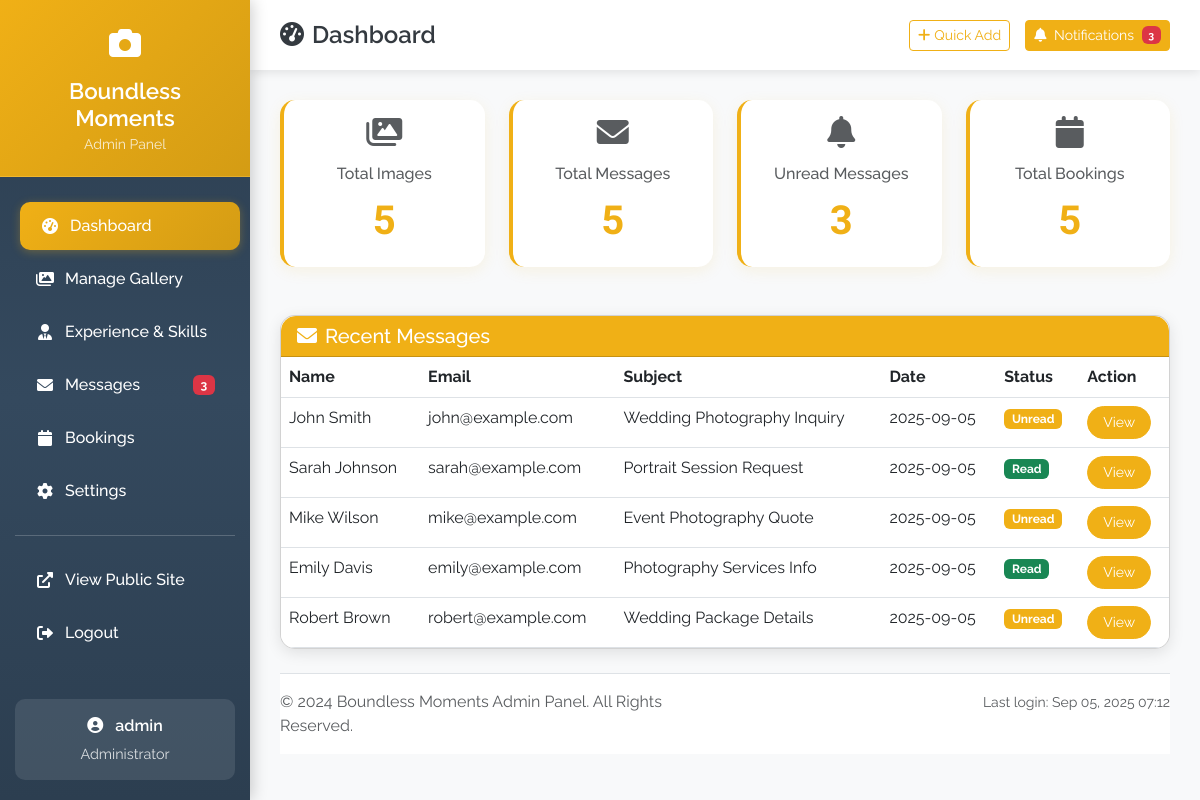
Page /admin/dashboard.php (signed in) on the committed database.
### tables this page shows
CREATE TABLE contact_messages (
    message_id INT PRIMARY KEY AUTO_INCREMENT,
    sender_name VARCHAR(100) NOT NULL,
    sender_email VARCHAR(100) NOT NULL,
    sender_phone VARCHAR(20),
    subject VARCHAR(200),
    message_content TEXT NOT NULL,
    submission_date TIMESTAMP DEFAULT CURRENT_TIMESTAMP,
    is_read BOOLEAN DEFAULT FALSE,
    replied_date DATETIME
);

### admin/dashboard.php (the view, shortened to what this page needs)
<?php
require_once '../includes/db_connect.php';
$total_images = $conn->query("SELECT COUNT(*) as count FROM gallery_images")->fetch_assoc()['count'];
$total_messages = $conn->query("SELECT COUNT(*) as count FROM contact_messages")->fetch_assoc()['count'];
$unread_messages = $conn->query("SELECT COUNT(*) as count FROM contact_messages WHERE is_read = FALSE")->fetch_assoc()['count'];
$total_bookings = $conn->query("SELECT COUNT(*) as count FROM bookings")->fetch_assoc()['count'];
$recent_messages = $conn->query("SELECT * FROM contact_messages ORDER BY submission_date DESC LIMIT 5");
?>
<!DOCTYPE html>
<html lang="en">
<head>
    <link href="https://cdn.jsdelivr.net/npm/bootstrap@5.3.0/dist/css/bootstrap.min.css" rel="stylesheet">
    <link rel="stylesheet" href="https://cdnjs.cloudflare.com/ajax/libs/font-awesome/6.0.0/css/all.min.css">
</head>
<body>
    <div class="sidebar">
        <div class="sidebar-header">
            <div class="logo-icon">
                <i class="fas fa-camera"></i>
            </div>
            <h3>Boundless Moments</h3>
            <small style="color: rgba(255,255,255,0.8);">Admin Panel</small>
        </div>
        <div class="sidebar-menu">
            <ul>
                <li>
                    <a href="dashboard.php" class="active">
                        <i class="fas fa-tachometer-alt"></i>
                        Dashboard
                    </a>
                </li>
                <li>
                    <a href="manage-gallery.php">
                        <i class="fas fa-images"></i>
                        Manage Gallery
                    </a>
                </li>
                <li>
                    <a href="manage-experience.php">
                        <i class="fas fa-user-tie"></i>
                        Experience & Skills
                    </a>
                </li>
                <li>
                    <a href="messages.php">
                        <i class="fas fa-envelope"></i>
                        Messages
                        <?php if($unread_messages > 0): ?>
                        <span class="badge bg-danger ms-auto"><?php echo $unread_messages; ?></span>
                        <?php endif; ?>
                    </a>
                </li>
                <li>
                    <a href="bookings.php">
                        <i class="fas fa-calendar"></i>
                        Bookings
                    </a>
                </li>
                <li>
                    <a href="settings.php">
                        <i class="fas fa-cog"></i>
                        Settings
                    </a>
                </li>
                <li style="margin-top: 20px; border-top: 1px solid rgba(255,255,255,0.2); padding-top: 20px;">
                    <a href="../index.php">
                        <i class="fas fa-external-link-alt"></i>
                        View Public Site
                    </a>
                </li>
                <li>
                    <a href="../logout.php">
                        <i class="fas fa-sign-out-alt"></i>
                        Logout
                    </a>
                </li>
            </ul>
        </div>
        <div class="sidebar-footer">
            <div class="user-info">
                <div class="user-name">
                    <i class="fas fa-user-circle me-2"></i>
                    <?php echo htmlspecialchars($_SESSION['username']); ?>
                </div>
                <div class="user-role">Administrator</div>
            </div>
        </div>
    </div>
    <div class="top-header">
        <h1><i class="fas fa-tachometer-alt me-2"></i>Dashboard</h1>
        <div class="header-actions">
            <button class="btn btn-outline-primary btn-sm">
                <i class="fas fa-plus me-1"></i>Quick Add
            </button>
            <button class="btn btn-primary btn-sm" style="background-color: #f0b016; border-color: #f0b016;">
                <i class="fas fa-bell me-1"></i>
                Notifications
                <?php if($unread_messages > 0): ?>
                <span class="badge bg-danger ms-1"><?php echo $unread_messages; ?></span>
                <?php endif; ?>
            </button>
        </div>
    </div>
    <div class="main-content">
        <div class="row mb-4">
            <div class="col-lg-3 col-md-6 mb-4">
                <div class="card dashboard-card">
                    <div class="card-body text-center">
                        <i class="fas fa-images fa-2x text-muted mb-3"></i>
                        <h6 class="text-muted">Total Images</h6>
                        <div class="stat-number"><?php echo $total_images; ?></div>
                    </div>
                </div>
            </div>
            <div class="col-lg-3 col-md-6 mb-4">
                <div class="card dashboard-card">
                    <div class="card-body text-center">
                        <i class="fas fa-envelope fa-2x text-muted mb-3"></i>
                        <h6 class="text-muted">Total Messages</h6>
                        <div class="stat-number"><?php echo $total_messages; ?></div>
                    </div>
                </div>
            </div>
            <div class="col-lg-3 col-md-6 mb-4">
                <div class="card dashboard-card">
                    <div class="card-body text-center">
                        <i class="fas fa-bell fa-2x text-muted mb-3"></i>
                        <h6 class="text-muted">Unread Messages</h6>
                        <div class="stat-number"><?php echo $unread_messages; ?></div>
                    </div>
                </div>
            </div>
            <div class="col-lg-3 col-md-6 mb-4">
                <div class="card dashboard-card">
                    <div class="card-body text-center">
                        <i class="fas fa-calendar fa-2x text-muted mb-3"></i>
                        <h6 class="text-muted">Total Bookings</h6>
                        <div class="stat-number"><?php echo $total_bookings; ?></div>
                    </div>
                </div>
            </div>
        </div>
        <div class="card table-custom">
            <div class="card-header card-header-custom">
                <h5 class="mb-0"><i class="fas fa-envelope me-2"></i>Recent Messages</h5>
            </div>
            <div class="card-body p-0">
                <div class="table-responsive">
                    <table class="table table-hover mb-0">
                        <thead>
                            <tr>
                                <th>Name</th>
                                <th>Email</th>
                                <th>Subject</th>
                                <th>Date</th>
                                <th>Status</th>
                                <th>Action</th>
                            </tr>
                        </thead>
                        <tbody>
                            <?php
                            if ($recent_messages && $recent_messages->num_rows > 0) {
                                while($message = $recent_messages->fetch_assoc()) {
                                    ?>
                                    <tr>
                                        <td><?php echo htmlspecialchars($message['sender_name']); ?></td>
                                        <td><?php echo htmlspecialchars($message['sender_email']); ?></td>
                                        <td><?php echo htmlspecialchars($message['subject'] ?? 'No subject'); ?></td>
                                        <td><?php echo date('Y-m-d', strtotime($message['submission_date'])); ?></td>
                                        <td>
                                            <?php if ($message['is_read']): ?>
                                                <span class="badge bg-success">Read</span>
                                            <?php else: ?>
                                                <span class="badge badge-custom">Unread</span>
                                            <?php endif; ?>
                                        </td>
                                        <td>
                                            <a href="view-message.php?id=<?php echo $message['message_id']; ?>" class="btn btn-custom btn-sm">View</a>
                                        </td>
                                    </tr>
                                    <?php
                                }
                            } else {
                                echo '<tr><td colspan="6" class="text-center py-4">No messages yet</td></tr>';
                            }
                            ?>
                        </tbody>
                    </table>
                </div>
            </div>
        </div>
        <footer class="mt-4 py-3" style="background-color: white; border-top: 1px solid #dee2e6;">
            <div class="row">
                <div class="col-md-6">
                    <p class="mb-0 text-muted">&copy; 2024 Boundless Moments Admin Panel. All Rights Reserved.</p>
                </div>
                <div class="col-md-6 text-end">
                    <small class="text-muted">Last login: <?php echo date('M d, Y H:i'); ?></small>
                </div>
            </div>
        </footer>
    </div>
</body>
</html>

### admin/dashboard.php (style rules this page uses)
body { font-family: 'Raleway', sans-serif; background-color: #f8f9fa; }
.sidebar { position: fixed; top: 0; left: 0; height: 100vh; width: 250px; background: linear-gradient(180deg, #2c3e50 0%, #34495e 50%, #2c3e50 100%); box-shadow: 2px 0 15px rgba(0,0,0,0.2); z-index: 1000; transition: all 0.3s ease; }
.sidebar-header { padding: 20px; text-align: center; border-bottom: 1px solid rgba(255,255,255,0.1); background: linear-gradient(135deg, #f0b016 0%, #d49c14 100%); }
.sidebar-header h3 { color: white; font-weight: 600; margin: 0; font-size: 1.4rem; }
.sidebar-header .logo-icon { font-size: 2rem; color: white; margin-bottom: 10px; }
.sidebar-menu { padding: 20px 0; }
.sidebar-menu ul { list-style: none; padding: 0; margin: 0; }
.sidebar-menu li { margin: 5px 15px; }
.sidebar-menu a { display: flex; align-items: center; padding: 12px 20px; color: white; text-decoration: none; border-radius: 10px; transition: all 0.3s ease; font-weight: 500; }
.sidebar-menu a.active { background: linear-gradient(135deg, #f0b016 0%, #d49c14 100%); box-shadow: 0 2px 10px rgba(240, 176, 22, 0.3); transform: translateX(5px); }
.sidebar-menu a i { margin-right: 10px; width: 20px; text-align: center; }
.sidebar-footer { position: absolute; bottom: 20px; left: 15px; right: 15px; }
.user-info { background-color: rgba(255,255,255,0.1); padding: 15px; border-radius: 10px; color: white; text-align: center; }
.user-info .user-name { font-weight: 600; margin-bottom: 5px; }
.user-info .user-role { font-size: 0.9rem; opacity: 0.8; }
.top-header { position: fixed; top: 0; left: 250px; right: 0; height: 70px; background-color: white; box-shadow: 0 2px 10px rgba(0,0,0,0.1); z-index: 999; display: flex; align-items: center; justify-content: space-between; padding: 0 30px; }
.top-header h1 { margin: 0; color: #343a40; font-weight: 600; font-size: 1.5rem; }
.top-header .header-actions { display: flex; align-items: center; gap: 15px; }
.top-header .btn-outline-primary { border-color: #f0b016; color: #f0b016; }
.main-content { margin-left: 250px; margin-top: 70px; padding: 30px; min-height: calc(100vh - 70px); }
.dashboard-card { border: none; border-radius: 15px; box-shadow: 0 4px 15px rgba(240, 176, 22, 0.1); transition: transform 0.3s ease; border-left: 4px solid #f0b016; }
.stat-number { font-size: 2.5rem; font-weight: bold; color: #f0b016; font-family: 'Dosis', sans-serif; }
.table-custom { background-color: white; border-radius: 15px; overflow: hidden; box-shadow: 0 4px 15px rgba(0,0,0,0.1); }
.table-custom thead { background-color: #f0b016; color: white; }
.btn-custom { background-color: #f0b016; border-color: #f0b016; color: white; border-radius: 20px; padding: 5px 15px; font-size: 14px; }
.badge-custom { background-color: #f0b016; color: white; }
.card-header-custom { background-color: #f0b016; color: white; font-weight: 600; border-radius: 15px 15px 0 0 !important; }

### rows in the picture
contact_messages: sender_name "John Smith", sender_email "john@example.com", subject "Wedding Photography Inquiry", submission_date "2025-09-05", is_read "Unread"
contact_messages: sender_name "Sarah Johnson", sender_email "sarah@example.com", subject "Portrait Session Request", submission_date "2025-09-05", is_read "Read"
contact_messages: sender_name "Mike Wilson", sender_email "mike@example.com", subject "Event Photography Quote", submission_date "2025-09-05", is_read "Unread"
contact_messages: sender_name "Emily Davis", sender_email "emily@example.com", subject "Photography Services Info", submission_date "2025-09-05", is_read "Read"
contact_messages: sender_name "Robert Brown", sender_email "robert@example.com", subject "Wedding Package Details", submission_date "2025-09-05", is_read "Unread"

### other values in the picture
$unread_messages "3"
$_SESSION['username'] "admin"
$total_images "5"
$total_messages "5"
$total_bookings "5"
